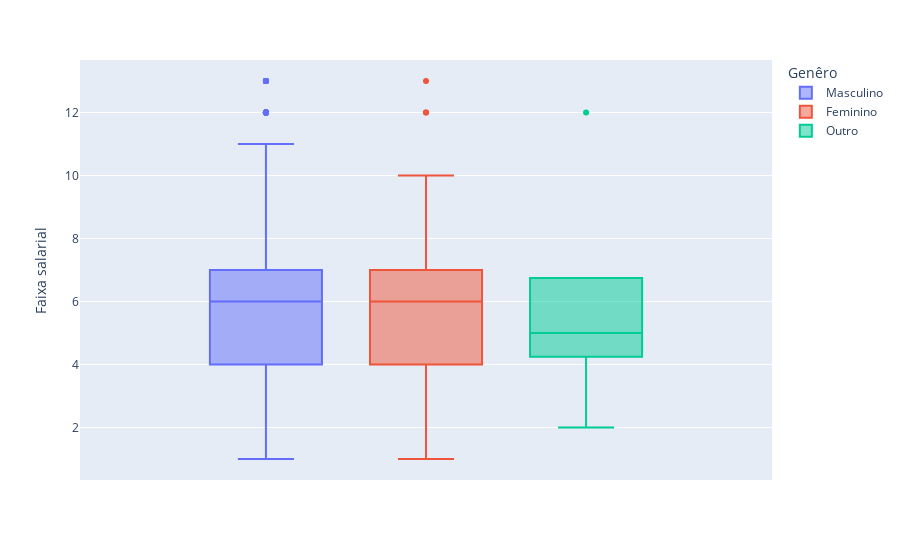

Here is the notebook cell this chart was saved with:
### Code cell
px.box(datahacker,y='Faixa salarial', color="('P1_b ', 'Genero')",
labels=({"('P1_b ', 'Genero')": 'Genêro'

}))

### Figure 1 — Plotly figure (JSON) as saved in the notebook; plotly's stock layout.template omitted (floating-point values rounded to 4 significant figures; data arrays with more than 128 entries replaced by an {"elided": "..."} marker saying what was removed)
{"data": [{"alignmentgroup": "True", "hovertemplate": "Genêro=Masculino<br>Faixa salarial=%{y}<extra></extra>", "legendgroup": "Masculino", "marker": {"color": "#636efa"}, "name": "Masculino", "notched": false, "offsetgroup": "Masculino", "orientation": "v", "showlegend": true, "type": "box", "x0": " ", "xaxis": "x", "y": {"elided": "1456 int values"}, "y0": " ", "yaxis": "y"}, {"alignmentgroup": "True", "hovertemplate": "Genêro=Feminino<br>Faixa salarial=%{y}<extra></extra>", "legendgroup": "Feminino", "marker": {"color": "#EF553B"}, "name": "Feminino", "notched": false, "offsetgroup": "Feminino", "orientation": "v", "showlegend": true, "type": "box", "x0": " ", "xaxis": "x", "y": {"elided": "364 int values"}, "y0": " ", "yaxis": "y"}, {"alignmentgroup": "True", "hovertemplate": "Genêro=Outro<br>Faixa salarial=%{y}<extra></extra>", "legendgroup": "Outro", "marker": {"color": "#00cc96"}, "name": "Outro", "notched": false, "offsetgroup": "Outro", "orientation": "v", "showlegend": true, "type": "box", "x0": " ", "xaxis": "x", "y": [5, 5, 5, 2, 12], "y0": " ", "yaxis": "y"}], "layout": {"boxmode": "group", "legend": {"title": {"text": "Genêro"}, "tracegroupgap": 0}, "margin": {"t": 60}, "xaxis": {"anchor": "y", "domain": [0, 1]}, "yaxis": {"anchor": "x", "domain": [0, 1], "title": {"text": "Faixa salarial"}}}}
